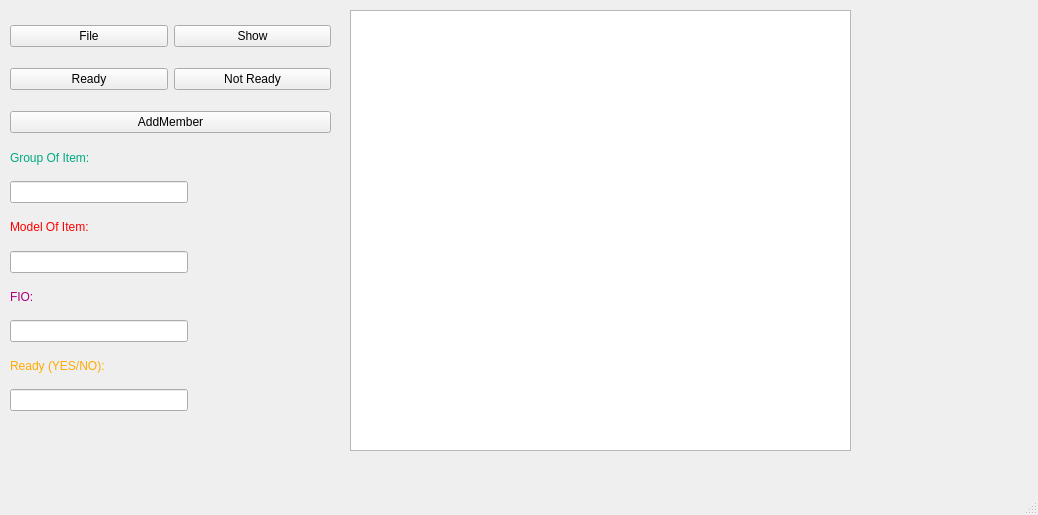
<?xml version="1.0" encoding="UTF-8"?>
<ui version="4.0">
 <class>MainWindow</class>
 <widget class="QMainWindow" name="MainWindow">
  <property name="geometry">
   <rect>
    <x>0</x>
    <y>0</y>
    <width>1038</width>
    <height>515</height>
   </rect>
  </property>
  <property name="windowTitle">
   <string>MainWindow</string>
  </property>
  <widget class="QWidget" name="centralwidget">
   <widget class="QTextBrowser" name="InfoTable">
    <property name="geometry">
     <rect>
      <x>350</x>
      <y>10</y>
      <width>501</width>
      <height>441</height>
     </rect>
    </property>
   </widget>
   <widget class="QWidget" name="layoutWidget">
    <property name="geometry">
     <rect>
      <x>10</x>
      <y>10</y>
      <width>321</width>
      <height>141</height>
     </rect>
    </property>
    <layout class="QGridLayout" name="gridLayout">
     <item row="0" column="1">
      <widget class="QPushButton" name="ShowButton">
       <property name="text">
        <string>Show</string>
       </property>
      </widget>
     </item>
     <item row="0" column="0">
      <widget class="QPushButton" name="FileWay">
       <property name="text">
        <string>File</string>
       </property>
      </widget>
     </item>
     <item row="1" column="0">
      <widget class="QPushButton" name="ReadyButton">
       <property name="text">
        <string>Ready</string>
       </property>
      </widget>
     </item>
     <item row="1" column="1">
      <widget class="QPushButton" name="pushButton_2">
       <property name="text">
        <string>Not Ready</string>
       </property>
      </widget>
     </item>
     <item row="2" column="0" colspan="2">
      <widget class="QPushButton" name="AddButton">
       <property name="text">
        <string>AddMember</string>
       </property>
      </widget>
     </item>
    </layout>
   </widget>
   <widget class="QWidget" name="layoutWidget_5">
    <property name="geometry">
     <rect>
      <x>10</x>
      <y>140</y>
      <width>178</width>
      <height>271</height>
     </rect>
    </property>
    <layout class="QVBoxLayout" name="verticalLayout">
     <item>
      <widget class="QLabel" name="label_2">
       <property name="styleSheet">
        <string notr="true">font: 700 12pt &quot;Segoe UI&quot;;
color: rgb(0, 170, 127);</string>
       </property>
       <property name="text">
        <string>Group Of Item:</string>
       </property>
      </widget>
     </item>
     <item>
      <widget class="QLineEdit" name="CroupOfItemName"/>
     </item>
     <item>
      <widget class="QLabel" name="label_3">
       <property name="styleSheet">
        <string notr="true">font: 700 12pt &quot;Segoe UI&quot;;
color: rgb(255, 0, 0);</string>
       </property>
       <property name="text">
        <string>Model Of Item:</string>
       </property>
      </widget>
     </item>
     <item>
      <widget class="QLineEdit" name="ModelIfItemName"/>
     </item>
     <item>
      <widget class="QLabel" name="label">
       <property name="styleSheet">
        <string notr="true">color: rgb(170, 0, 127);
font: 700 14pt &quot;Segoe UI&quot;;</string>
       </property>
       <property name="text">
        <string>FIO:</string>
       </property>
      </widget>
     </item>
     <item>
      <widget class="QLineEdit" name="FIOLine"/>
     </item>
     <item>
      <widget class="QLabel" name="label_4">
       <property name="styleSheet">
        <string notr="true">font: 700 14pt &quot;Segoe UI&quot;;
color: rgb(255, 170, 0);</string>
       </property>
       <property name="text">
        <string>Ready (YES/NO):</string>
       </property>
      </widget>
     </item>
     <item>
      <widget class="QLineEdit" name="ReadyName"/>
     </item>
    </layout>
   </widget>
   <widget class="QSpinBox" name="DeleteSpinBox">
    <property name="geometry">
     <rect>
      <x>950</x>
      <y>650</y>
      <width>131</width>
      <height>26</height>
     </rect>
    </property>
   </widget>
   <widget class="QPushButton" name="DeleteButton">
    <property name="geometry">
     <rect>
      <x>950</x>
      <y>610</y>
      <width>121</width>
      <height>29</height>
     </rect>
    </property>
    <property name="text">
     <string>DeleteMember</string>
    </property>
   </widget>
  </widget>
  <widget class="QMenuBar" name="menubar">
   <property name="geometry">
    <rect>
     <x>0</x>
     <y>0</y>
     <width>1038</width>
     <height>26</height>
    </rect>
   </property>
  </widget>
  <widget class="QStatusBar" name="statusbar"/>
 </widget>
 <resources/>
 <connections/>
</ui>
